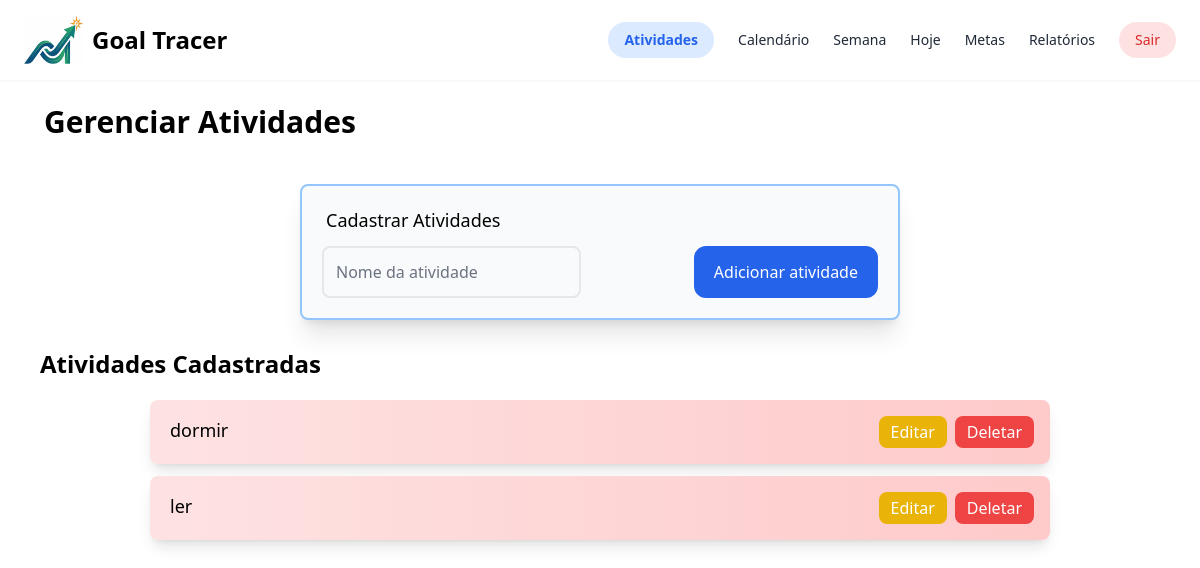
Page /atividades/ (signed in) on the earlier database version.
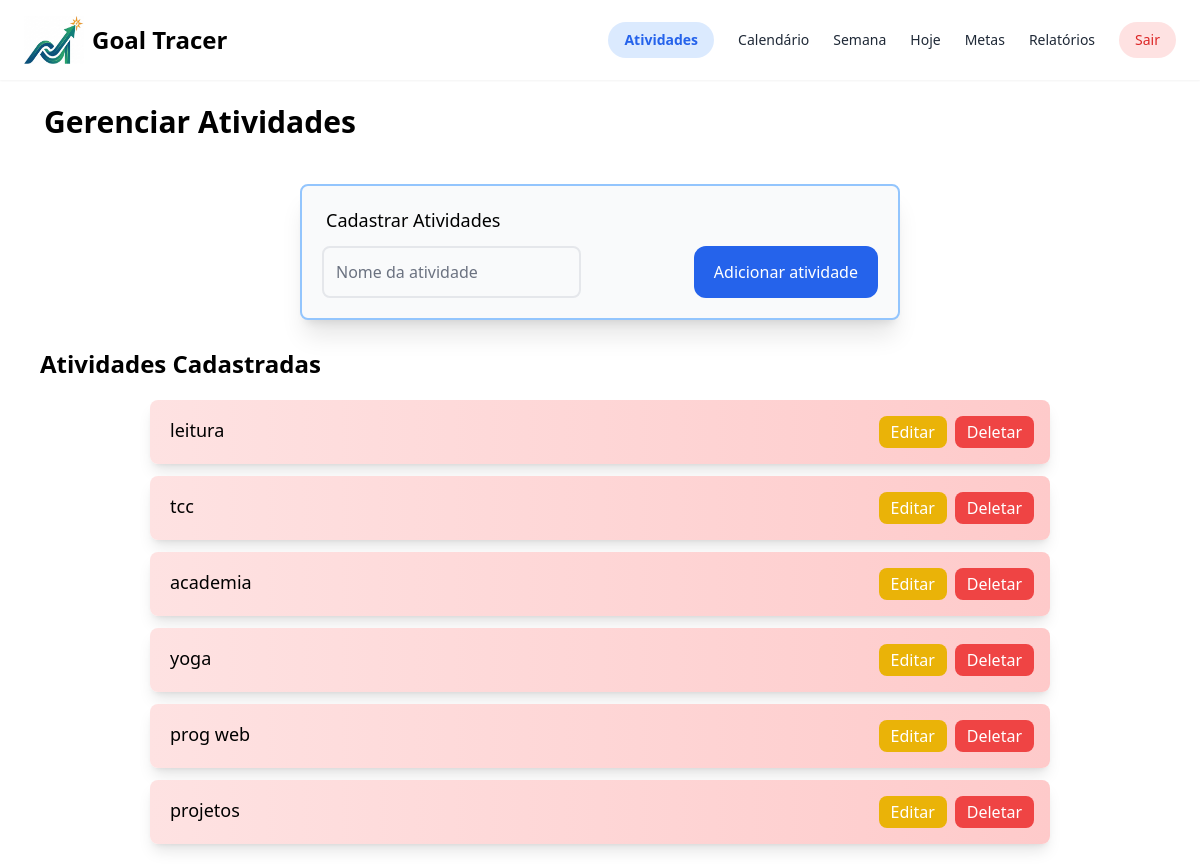
Same page on the later database version.
### home/models.py (models this page shows, shortened)
class Atividade(models.Model):
    nome = models.CharField(max_length=200) # unique=True evita nomes duplicados
    usuario = models.ForeignKey(User, on_delete=models.CASCADE, related_name="atividades")
    class Meta:
        unique_together = ('nome', 'usuario')  # nome pode repetir ENTRE usuários, mas nao pro MESMO usuario

### home/views.py (the view)
# urls.py: path('atividades/', views.atividades, name='atividades'),
@login_required
def atividades(request):
    atividades = Atividade.objects.filter(usuario=request.user)
    return render(request, "home/atividades.html", {"atividades":atividades})

### templates/home/atividades.html (shortened to what this page needs)
<!DOCTYPE html>
<html lang="pt-BR">
    <head>
        {% load static %}
        <script src="https://cdn.tailwindcss.com"></script>
    </head>
    <body>
        <div>
            <nav class="bg-white-600 flex shadow-sm px-6 py-4 justify-between">
                <div class="flex">
                    {% load static %}
                    <img src="{% static 'img/small-logo.png' %}" alt="Logo" class="w-[60px] h-auto">
                    <h1 class="text-2xl font-bold p-2">Goal Tracer</h1>
                </div>
            <div class="flex items-center gap-6 text-gray-500 text-sm">
                <a href="{% url 'atividades' %}" class="bg-blue-100 text-blue-600 px-4 py-2 rounded-full font-bold">Atividades</a>
                <a href="{% url 'calendario' %}" class="text-gray-800">Calendário</a>
                <a href="{% url 'index' %}" class="text-gray-800">Semana</a>
                <a href="{% url 'hoje' %}" class="text-gray-800">Hoje</a>
                <a href="{% url 'metas' %}" class="text-gray-800">Metas</a>
                <a href="{% url 'relatorios' %}" class="text-gray-800">Relatórios</a>
                <form method="post" action="{% url 'logout' %}" onsubmit="return confirm('Tem certeza que deseja sair?');">
                    <button type="submit" class="bg-red-100 text-red-600 px-4 py-2 rounded-full text-gray-800">Sair</button>
                </form>
            </div>
            </nav>
            <div class="grid grid-cols-2 gap-4 m-6">
                <div class="pl-5">
                    <h2 class="text-3xl font-bold">Gerenciar Atividades</h2>
                </div>
            </div>
            <div class="p-5 pl-32 pr-32 flex justify-center" id="caixa_nova_atividade">
                <div class="bg-gray-50 border-blue-300 border-2 rounded-lg p-5 mb-2 shadow-xl w-[50vw]">
                    <p class="text-lg mb-3 pl-1">Cadastrar Atividades</p>
                    <div class="flex gap-5 w-full">
                        <div class="flex gap-6">
                            <input type="text" id="caixa_nome" name="nome" placeholder="Nome da atividade" class="border-2 rounded-lg bg-gray-50 p-3 placeholder:text-gray-500">
                        </div>
                        <div class="flex ml-8 gap-3 ml-auto">
                            <button class="bg-blue-600 text-white rounded-xl px-5 py-3 hover:scale-110 duration-200 ease-in-out w-full" id="botao_adicionar">Adicionar atividade</button>
                        </div>
                    </div>
                </div>
            </div>
            <h5 class="text-2xl font-bold ml-10">Atividades Cadastradas</h5>
            <div id="div_atividades" class="p-5 flex flex-col items-center gap-3">
                {% for atividade in atividades %}
                    <div id="atividade_{{ atividade.id }}" class="flex bg-gradient-to-r from-red-100 to-red-200 text-black rounded-lg pl-5 pr-4 py-4 w-[75vw] shadow-lg">
                        <p class="text-lg">{{ atividade.nome }}</p>
                        <button id="botao_editar_{{ atividade.id }}" type="submit" class="hover:scale-110 duration-200 ease-in-out ml-auto px-3 py-1 bg-yellow-500 text-white rounded-lg">Editar</button>
                        <button id="botao_deletar_{{ atividade.id }}" class="hover:scale-110 duration-200 ease-in-out bg-red-500 text-white rounded-lg px-3 py-1 ml-2">Deletar</button>
                    </div>
                    {% empty %}
                    <p class="text-gray-500 mt-5">Nenhuma atividade planejada.</p>
                {% endfor %}
            </div>
        </div>
    </body>
</html>

Differences in the rows shown:
removed Atividade: nome "dormir"
removed Atividade: nome "ler"
added Atividade: nome "leitura"
added Atividade: nome "tcc"
added Atividade: nome "academia"
added Atividade: nome "yoga"
added Atividade: nome "prog web"
added Atividade: nome "projetos"
